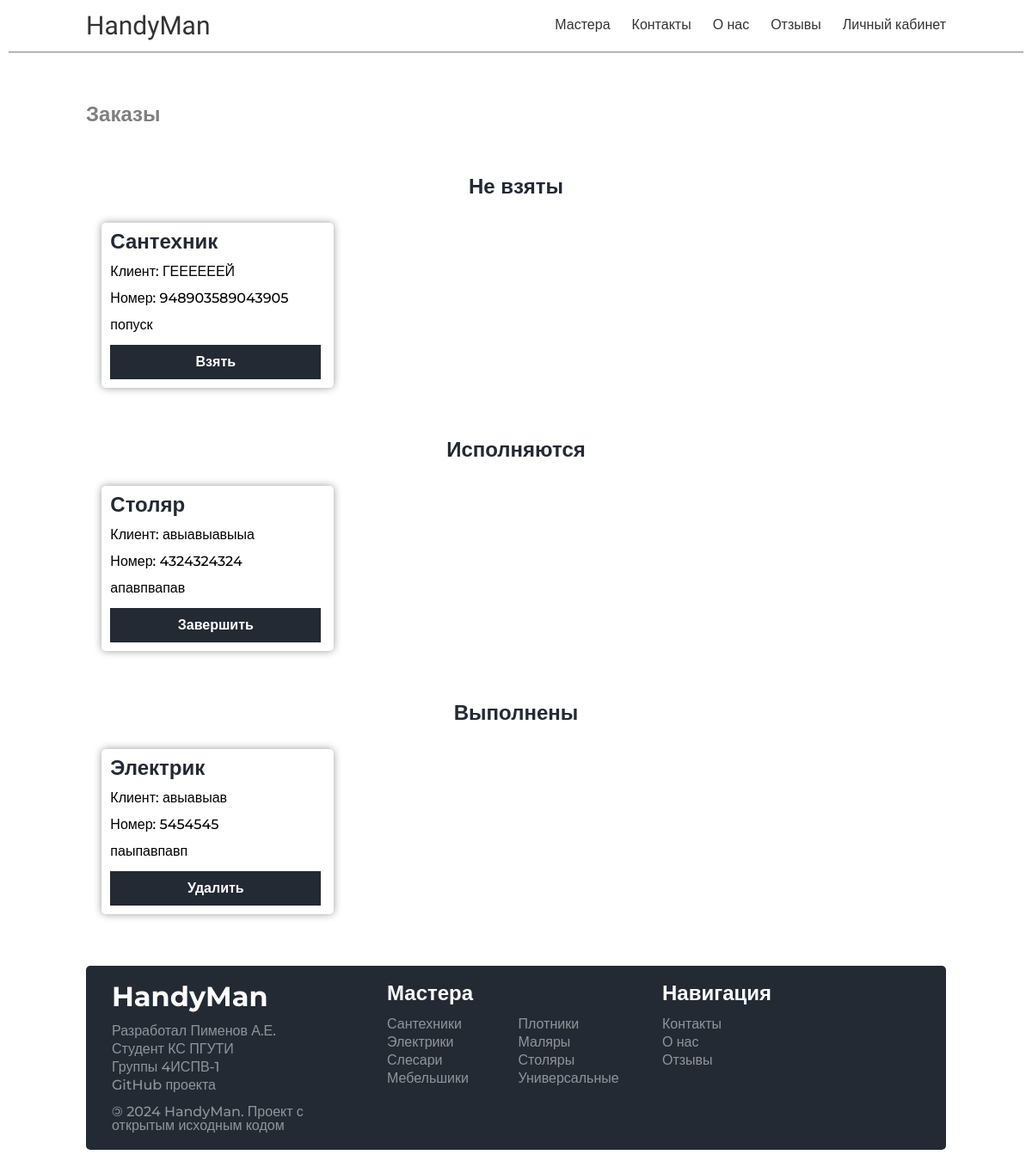
The page /account/tasks/ (signed in) on the database its author committed.
### handyman/models.py (models this page shows, shortened)
class MasterTasks(models.Model):
    STATUS_CHOICES = [
        ('pending', 'Ожидает выполнения'),
        ('in_progress', 'Выполняется'),
        ('completed', 'Выполнено'),
    ]
    id = models.UUIDField(primary_key=True, default=uuid.uuid4, editable=False)
    master_type = models.ForeignKey('Skills', on_delete=models.PROTECT)
    client_name = models.CharField(max_length=100)
    client_tel = models.CharField(max_length=100)
    client_adders = models.CharField(max_length=100)
    status = models.CharField(
        max_length=20,
        choices=STATUS_CHOICES,
        default='pending',
    )

class Skills(models.Model):
    id = models.UUIDField(primary_key=True, default=uuid.uuid4, editable=False)
    name = models.CharField(max_length=100)
    cat_name = models.CharField(
        max_length=100
    )  # Тоже что и name, но во множественном числе
    slug = models.CharField(max_length=100, unique=True)
    image = models.ImageField(upload_to='skills/images', blank=True, null=True)
    created_at = models.DateTimeField(auto_now_add=True)
    def __str__(self):
        return str(self.name)

### handyman/views.py (the view)
# urls.py: path('account/tasks/', views.masterTasks, name='tasks'),
@user_passes_test(is_master)
def masterTasks(request):
    tasks_not_taken = MasterTasks.objects.filter(status='pending')
    tasks_in_progress = MasterTasks.objects.filter(status='in_progress')
    tasks_completed = MasterTasks.objects.filter(status='completed')
    data = {
        'title': 'Заказы',
        'tasks_not_taken': tasks_not_taken,
        'tasks_in_progress': tasks_in_progress,
        'tasks_completed': tasks_completed,
    }
    return render(request, 'account/mastetasks.html', context=data)

### handyman/templatetags/custom_filters.py (called while the page is built)
@register.filter
def is_in_group(user, group_name):
    return user.groups.filter(name=group_name).exists()

### handyman/views.py (called while the page is built)
def is_master(user):
    return user.groups.filter(name='master').exists()

### handyman/templates/account/mastetasks.html
{% extends "base.html" %}
{% load custom_filters %}
{% block content %}
    {% include "handyman/include/header.html" %}
    <div class="main-container">
        <div class="main">
            <div class="main-tasks">
                <h1>Заказы</h1>
                <div class="main-tasks-block">
                    <h2>Не взяты</h2>
                    <div class="main-tasks-block-list">
                        <ul>
                            {% for task in tasks_not_taken %}
                                <li>
                                    <h2>{{ task.master_type }}</h2>
                                    <p>Клиент: {{ task.client_name }}</p>
                                    <p>Номер: {{ task.client_tel }}</p>
                                    <p>{{ task.client_adders }}</p>
                                    <button type="button"
                                            onclick="document.location.href='{% url 'take_task' task.id %}'">Взять
                                    </button>
                                </li>
                            {% endfor %}
                        </ul>
                    </div>
                </div>
                <div class="main-tasks-block">
                    <h2>Исполняются</h2>
                    <div class="main-tasks-block-list">
                        <ul>
                            {% for task in tasks_in_progress %}
                                <li>
                                    <h2>{{ task.master_type }}</h2>
                                    <p>Клиент: {{ task.client_name }}</p>
                                    <p>Номер: {{ task.client_tel }}</p>
                                    <p>{{ task.client_adders }}</p>
                                    <button type="button"
                                            onclick="document.location.href='{% url 'complete_task' task.id %}'">Завершить
                                    </button>
                                </li>
                            {% endfor %}
                        </ul>
                    </div>
                </div>
                <div class="main-tasks-block">
                    <h2>Выполнены</h2>
                    <div class="main-tasks-block-list">
                        <ul>
                            {% for task in tasks_completed %}
                                <li>
                                    <h2>{{ task.master_type }}</h2>
                                    <p>Клиент: {{ task.client_name }}</p>
                                    <p>Номер: {{ task.client_tel }}</p>
                                    <p>{{ task.client_adders }}</p>
                                    {% if user|is_in_group:"admin" %}
                                        <button type="button"
                                                onclick="document.location.href='{% url 'delete_task' task.id %}'">Удалить
                                        </button>
                                    {% else %}
                                        <button type="button" disabled>Удалить</button>
                                    {% endif %}
                                </li>
                            {% endfor %}
                        </ul>
                    </div>
                </div>
            </div>
        </div>
    </div>
    {% include "handyman/include/footer.html" %}
{% endblock %}

### handyman/static/handyman/css/style.css (style rules this page uses)
* { box-sizing:border-box }
html,body,div,span,applet,object,iframe,h1,h2,h3,h4,h5,h6,p,blockquote,pre,a,abbr,acronym,address,big,cite,code,del,dfn,em,img,ins,kbd,q,s,samp,small,strike,strong,sub,sup,tt,var,b,u,i,center,dl,dt,dd,ol,ul,li,fieldset,form,label,legend,table,caption,tbody,tfoot,thead,tr,th,td,article,aside,canvas,details,embed,figure,figcaption,footer,header,hgroup,menu,nav,output,ruby,section,summary,time,mark,audio,video { margin:0;padding:0;border:0;font-size:100%;vertical-align:baseline }
body { line-height:1 }
ol,ul { list-style:none }
body { min-height:100vh;display:flex;flex-direction:column }
body .main-container { flex:1 }
:root { --swiper-pagination-color: #2c2a4d }
.main-container { display:flex;flex-direction:column;align-items:center;margin:0 10px }
.main-container .main { font-family:"Montserrat",sans-serif;font-weight:500;flex-direction:column;width:1000px }
.main-container .main-tasks { padding-top:60px }
.main-container .main-tasks h1 { color:rgba(0,0,0,.5);font-size:24px;font-weight:600 }
.main-container .main-tasks-block { margin-top:60px;display:flex;flex-direction:column;gap:30px }
.main-container .main-tasks-block:last-child { margin-bottom:40px }
.main-container .main-tasks-block>h2 { color:#232a34;font-size:24px;font-weight:600;text-align:center }
.main-container .main-tasks-block-list>ul { display:grid;grid-template-columns:repeat(3, 1fr);gap:40px }
.main-container .main-tasks-block-list>ul li { -webkit-box-shadow:0px 0px 10px 0px rgba(0,0,0,.4);-moz-box-shadow:0px 0px 10px 0px rgba(0,0,0,.4);box-shadow:0px 0px 10px 0px rgba(0,0,0,.4);border-radius:5px;-webkit-border-radius:5px;-moz-border-radius:5px;-khtml-border-radius:5px;padding:10px;width:270px;display:flex;flex-direction:column;gap:15px;align-self:center;justify-self:center }
.main-container .main-tasks-block-list>ul li h2 { color:#232a34;font-size:24px;font-weight:600 }
.main-container .main-tasks-block-list>ul li button { width:245px;height:40px;border:none;outline:none;font-size:16px;font-weight:600;padding:0 15px;background-color:#232a34;color:#fff;transition:all .15s ease-in-out;cursor:pointer }

### rows shown on the page
MasterTasks: master_type "Сантехник", client_name "ГЕЕЕЕЕЕЙ", client_tel "948903589043905", client_adders "попуск"
MasterTasks: master_type "Столяр", client_name "авыавыавыыа", client_tel "4324324324", client_adders "апавпвапав"
MasterTasks: master_type "Электрик", client_name "авыавыав", client_tel "5454545", client_adders "паыпавпавп"
